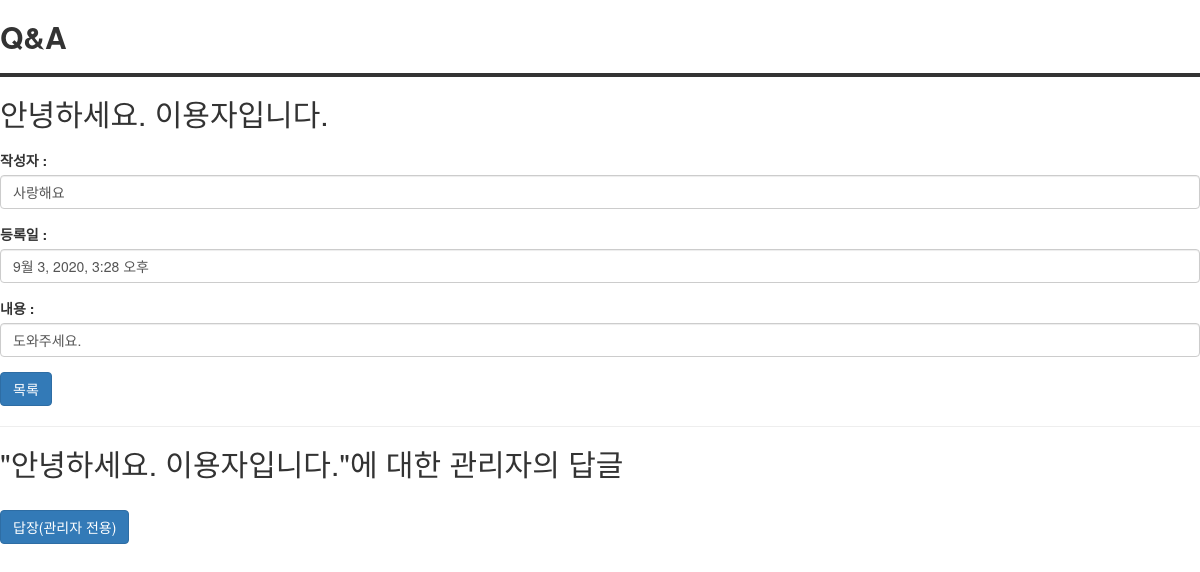
Page /qnaapp/qnadetail/17 (signed in) on the committed database.
### qnaapp/models.py (models this page shows)
class Qnaboard(models.Model):
    qnawriter = models.ForeignKey('Users', db_column='userEmail', blank=False, null=False, on_delete=models.CASCADE)
    title = models.CharField(max_length=20)
    nickName = models.CharField(max_length=20)
    content = models.TextField()
    created_at = models.DateTimeField(auto_now_add=True)
    admin_content = models.TextField()

### qnaapp/views.py (the view)
# urls.py: path("qnadetail/<int:pk>", views.qnadetail, name="qnadetail"),
def qnadetail(request, pk):
    qnaboard = Qnaboard.objects.get(pk=pk)
    context = {"qnaboard": qnaboard,
               "useremail":request.session['user'],
                }
    return render(request, 'qnadetail.html', context)

### qnaapp/templates/qnadetail.html (shortened to what this page needs)
<!DOCTYPE html>
<html lang="en">
<head>
    <link rel="stylesheet" href="https://maxcdn.bootstrapcdn.com/bootstrap/3.4.1/css/bootstrap.min.css">
</head>
<body>
<h2><b>  Q&A  </b></h2>
        <hr style="border:solid 2px;">
        <h2>{{qnaboard.title}}</h2>
        <div class="form-group">
            <label>작성자 : </label>
            <div class="form-control">{{qnaboard.nickName}}</div>
        </div>
        <div class="form-group">
            <label>등록일 : </label>
            <div class="form-control">{{qnaboard.created_at}}</div>
        </div>
        <div class="form-group">
            <label>내용 : </label>
            <div class="form-control">{{qnaboard.content}}</div>
        </div>
    <button type="button" class="btn btn-primary" onclick="location.href='{% url 'qnaread' %}'">목록</button>
        <hr style="2px;">
        <p><h2>"{{qnaboard.title}}"에 대한 관리자의 답글</h2></p>
    {% if "admin@naver.com" == useremail %}
    <div id="target">
        <div>
                <br>
        <button id="head" aria-selected="false" type="button" class="btn btn-primary">답장(관리자 전용)</button>
        </div>
    </div>
    {% endif %}
</body>
</html>

### rows in the picture
Qnaboard: title "안녕하세요. 이용자입니다.", nickName "사랑해요", created_at "9월 3, 2020, 3:28 오후", content "도와주세요."
